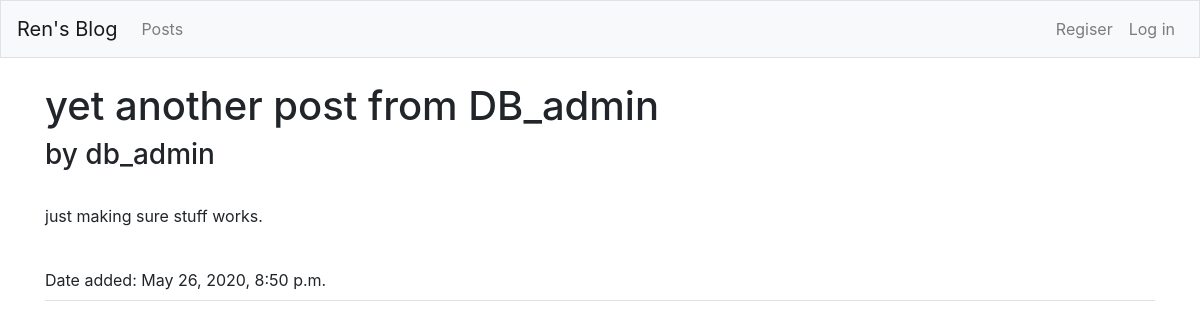
The page /posts/5 on the database as committed earlier.
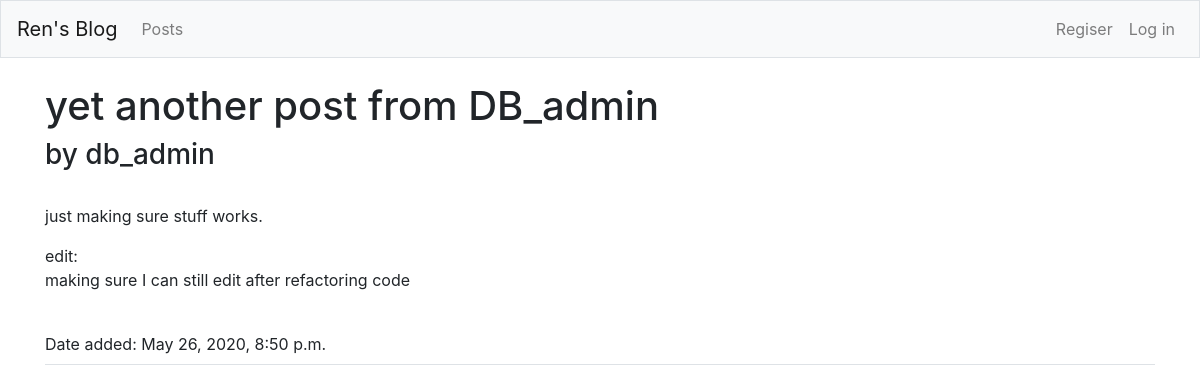
The same page on the database as committed later.
### blogs/models.py (models this page shows, shortened)
class BlogPost(models.Model):
    date_added = models.DateTimeField(auto_now_add=True)
    title = models.CharField(max_length=64, unique=True)
    text = models.TextField()
    owner = models.ForeignKey(User, on_delete=models.CASCADE)

### blogs/views.py (the view)
# urls.py: path('posts/<int:post_id>', views.post, name='post'),
def post(request, post_id):
    post = BlogPost.objects.get(id=post_id)
    context = {'post': post}
    return render(request, 'blogs/post.html', context)

### blogs/templates/blogs/post.html
{% extends 'blogs/base.html' %}
{% load bootstrap4 %}
{% block page_header %}
<h1>
  {{ post.title }}
</h1>
<h3>
  by {{ post.owner }}
</h3>
{% endblock page_header %}
{% block content %}
<br>
<div class="panel panel-default">
    <div class="panel-body">
      {{ post.text|linebreaks }}
      <br>
      Date added: {{ post.date_added }}
    </div>
  </div>
{% endblock content %}

Rows that differ between the two databases and show on the page:
changed BlogPost "yet another post from DB_admin": text "just making sure stuff works." → "just making sure stuff works. edit: making sure I can still edit after refactoring code"
